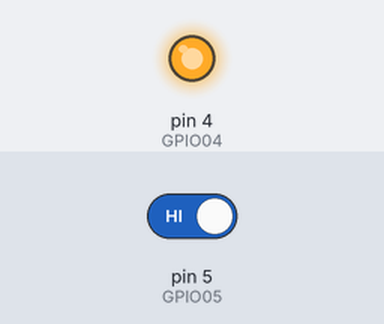
The sketch below on a simulated Arduino Uno, built with avr-gcc and run on an emulated ATmega328P. Shown: output pins drawn as LEDs (lit = HIGH). Inputs (shaded band) come from the test bench; at power-on: pin 5 (GPIO05) HIGH. Pins used as bus, display or sensor lines are not drawn; what the sketch prints to the serial monitor is not drawn.

Above: at 3.1 s.
3.2 s: pin 5 (GPIO05) driven LOW
Timing chart, 0 to 13.2 s (numbered marks = the images above; inputs shaded):
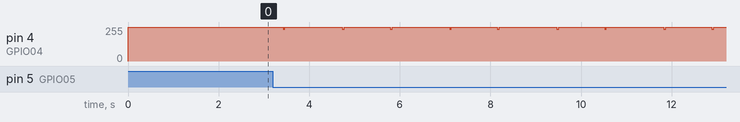

Measured:
- after the input at 3.2 s, pin 4 (GPIO04): 255/255 → 239/255 after 0.22 s, then repeats every 2.4 s: 255/255 1.3 s, 239/255 0.04 s, 255/255 1.0 s, 239/255 0.04 s

The sketch:

ds1982.ino
```cpp
  //////////////////////////////
  // Reading & programming    //
  // for the MAXIM DS1982     //
  // Made by Gianfranco Mendez//
  //////////////////////////////

  #include <OneWire.h>

  const int GPIO15 = 15;            //Puerto de pulso de programacion 12 V
  const int GPIO05 = 05;            //puerto de prueba de pulso
  const int GPIO04 = 04;            //Puerto auxiliar

  OneWire ds(0);                    //Puerto OneWire en el GPIO 0
  byte addr[8];                     //Arreglo donde se guarda el ROM unico
  byte leemem[12];                  //Arreglo para direcciones y instrucciones
  byte i;                           // Variable para bucles
  boolean present = 0;              // Boolean para saber si hay o no dispositivo
  byte data[32];                    // Arreglo donde se guarda la data
  byte ccrc;                        // Variables para guardar los CRC
  byte ccrc_calc;
  byte Myid[8]= {0x09, 0xD0, 0xC3, 0x32, 0x44, 0x00, 0xB3, 0xD5};

 //--------------------------------------------------------------------------//

void setup() {
  Serial.begin (115200);            //Inicio comunicacion serial
  pinMode(GPIO05, INPUT);           //Puerto GPIO05 entrada
  pinMode(GPIO15, OUTPUT);          //Puerto GPIO15 y GPIO04 salidas
  pinMode(GPIO04, OUTPUT);
  digitalWrite(GPIO15, LOW);        //GPIO15 en bajo y GPIO04 en alto
  digitalWrite(GPIO04, HIGH);
}

 //--------------------------------------------------------------------------//

void Pulso(){                       //Funcion para ordenar el pulso de programacion
  digitalWrite(GPIO15, HIGH);
  digitalWrite(GPIO04, LOW);
  delayMicroseconds(480);
  digitalWrite(GPIO15,LOW);
  digitalWrite(GPIO04, HIGH);
  }

 //--------------------------------------------------------------------------//

void ProgramData(){
  Serial.println("Programando la memoria EPROM");
  ds.reset();
  ds.skip();

  leemem[0] = 0x0F;
  leemem[1] = 0x00;
  leemem[2] = 0;
  leemem[3] = Myid[0];

  ds.write_bytes(leemem,4,1);

  ccrc = ds.read();
  ccrc_calc = OneWire::crc8(leemem,4);

  if (ccrc_calc != ccrc ){
    Serial.println("Comando invalido");
    Serial.print("Crc calculado: ");
    Serial.println(ccrc_calc,HEX);
    Serial.print("Crc devuelto por el DS1982: ");
    Serial.println(ccrc, HEX);
    }
  else
    {
      Pulso();
      data[0] = ds.read();
    }
  Serial.print("data programada: ");
  Serial.println(data[0],HEX);

  for (i = 1; i < 8; i++){
    leemem[1]++;
    leemem[2]=Myid[i];
    ds.write(leemem[2],1);
    ccrc = ds.read();
    Pulso();
    }
  }

 //--------------------------------------------------------------------------//

void ReadData(){                    //Funcion para leer la data de la memoria
  Serial.println("Leyendo Data en la memoria EPROM");

  ds.skip();                        //Obligatorio para acceder a las funciones de la EPROM
  leemem[0] = 0xC3;                 //Instruccion para leer data y generar CRC
  leemem[1] = 0x00;                 //Direcciones en la memoria EPROM
  leemem[2] = 0;
  ds.write(leemem[0],1);            //Mando al DS1982 la instruccion y las direcciones
  ds.write(leemem[1],1);
  ds.write(leemem[2],1);

  ccrc = ds.read();                 //DS1982 devuelve el CRC que calculo
  ccrc_calc = OneWire::crc8(leemem,3);  //Calculo el valor del CRC de lo enviado

  Serial.println(ccrc,HEX);         //Muestro ambos CRC
  Serial.println(ccrc_calc,HEX);

  for(byte i = 0; i<32;i++){        //Imprimo la data en la memoria EPROM
    data[i] = ds.read();
    Serial.print(data[i], HEX);
    Serial.print(" ");
    }
  Serial.println();
  }

 //--------------------------------------------------------------------------//

void ReadROM(){                     //Funcion para leer la ROM
  Serial.println("Leyendo el valor Unico de la ROM");

    if (!ds.search (addr)){         //Leo el valor y se lo asigno al arreglo addr
    ds.reset_search();
    delay(250);
    return;
 }
    Serial.print("ROM= ");          //Muestro la ROM en HEX
    for (byte i = 0; i<8; i++){
      Serial.print(addr[i],HEX);
      Serial.print(" ");
 }
    Serial.println();

    if (OneWire::crc8(addr,7)!= addr[7]){ //Compruebo los CRC si no pasa me devuelvo
      Serial.println("CRC no valido");
      return;
 }

  ccrc=addr[7];
  ccrc_calc= OneWire::crc8(addr,7);

  Serial.println();
  Serial.println(ccrc,HEX);
  Serial.println(ccrc_calc,HEX);
  Serial.println();
  ds.reset();
  }

 //--------------------------------------------------------------------------//

void loop() {
  present = ds.reset();                // Operacion obligatoria para saber cuando esta conectado un dispositivo OneWire
  if ( digitalRead(GPIO05) == LOW) {
    ProgramData();
  }
  if (present == true) {
    Serial.println("Dispositivo DS1982 conectado");
    ReadROM();
    ReadData();
    }
  delay(1000);
}
```
